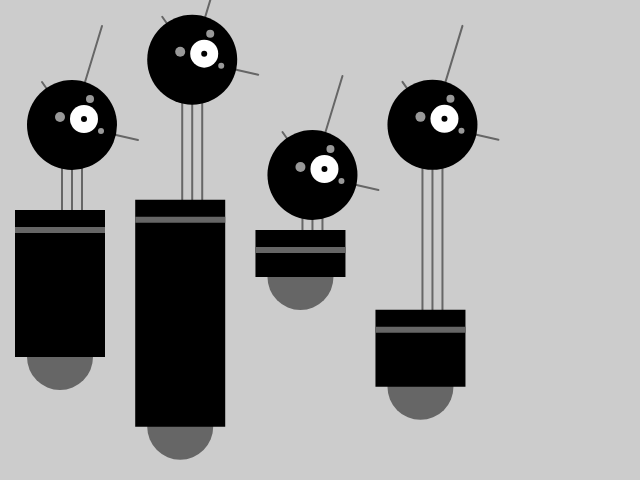
Frame 1 (no input)
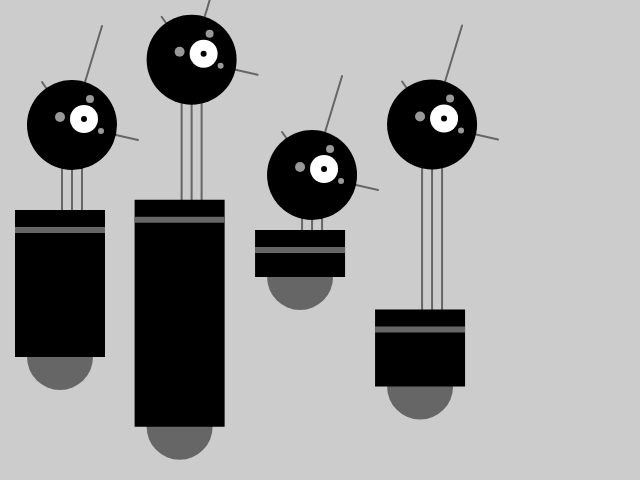
Frame 60 (no input)
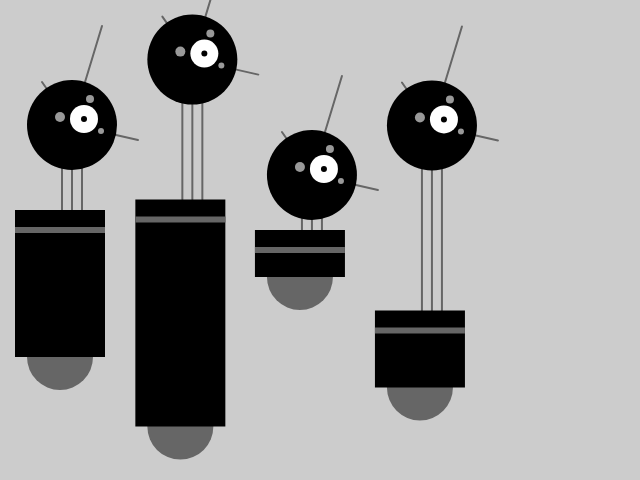
Frame 120 (the mouse pressed at the canvas centre since frame 60)

The p5.js sketch that drew these frames (run headless with seeded random() and noise() and a simulated clock; from frame 60 on, the mouse is pressed at the canvas centre):

// p5.js sketch
// ── sketch.js
// let x = 60; // x coordinate
// let y = 420; // y coordinate
// let bodyHeight = 110; // Body height
// let neckHeight = 140; // Neck height
let a_r = 0.5; // range for jiggle

function setup() {
  createCanvas(640, 480);
  strokeWeight(2);
  ellipseMode(RADIUS);
}

function draw() {
  background(204);
  let x, y, bodyHeight, neckHeight;

  // No jiggle
  x = 60;
  y = 390;
  bodyHeight = 180;
  neckHeight = 40;
  draw_bot(x, y, bodyHeight, neckHeight);

  // Jiggle x and y
  x = x + 120 + random(-a_r, a_r);
  y = 460 + random(-a_r, a_r);
  bodyHeight = 260;
  neckHeight = 95;
  draw_bot(x, y, bodyHeight, neckHeight);

  // Jiggle x
  x = x + 120 + random(-a_r, a_r);
  y = 310 ;
  bodyHeight = 80;
  neckHeight = 10;
  draw_bot(x, y, bodyHeight, neckHeight);

  // Jiggle y
  x = x + 120 ;
  y = 420 + random(-a_r, a_r);
  bodyHeight = 110;
  neckHeight = 140;
  draw_bot(x, y, bodyHeight, neckHeight);
}

function draw_bot(x, y, bodyHeight, neckHeight) {
  let radius = 45;
  // Neck Y
  let ny = y - bodyHeight - neckHeight - radius;
  // Neck
  stroke(102); // Set stroke to gray
  line(x + 2, y - bodyHeight, x + 2, ny); // Left
  line(x + 12, y - bodyHeight, x + 12, ny); // Middle 
  line(x + 22, y - bodyHeight, x + 22, ny); // Right

  // Antennae
  line(x + 12, ny, x - 18, ny - 43); // Small 
  line(x + 12, ny, x + 42, ny - 99); // Tall
  line(x + 12, ny, x + 78, ny + 15); // Medium

  // Body
  noStroke(); // Disable stroke 
  fill(102); // Set fill to gray 
  ellipse(x, y - 33, 33, 33); //Antigravity orb 
  fill(0); // Set fill to black 
  // Main body
  rect(x - 45, y - bodyHeight, 90, bodyHeight - 33);
  fill(102); // Set fill to gray 
  rect(x - 45, y - bodyHeight + 17, 90, 6); // Gray stripe

  // Head
  fill(0); // Set fill to black 
  ellipse(x + 12, ny, radius, radius); //Head 
  fill(255); // Set fill to white 
  ellipse(x + 24, ny - 6, 14, 14); // Large eye 
  fill(0); // Set fill to black 
  ellipse(x + 24, ny - 6, 3, 3); // Pupil
  fill(153); // Set fill to light gray
  ellipse(x, ny - 8, 5, 5); // Small eye 1 
  ellipse(x + 30, ny - 26, 4, 4); // Small eye 2 
  ellipse(x + 41, ny + 6, 3, 3); // Small eye 3
}

// https://editor.p5js.org/jht1493/sketches/D3QUVpQhx
// Ex_04 Robot 2: func jiggle

// https://editor.p5js.org/jht1493/sketches/cyyCJGXOz
// Ex_04 Robot 2: Variable func

// https://editor.p5js.org/jht1493/sketches/mJ_X4q47O
// Ex_04 Robot 2: Variables

// https://editor.p5js.org/jht1493/sketches/0EzMYSpky
// Ex_03 Robot 1: Draw
